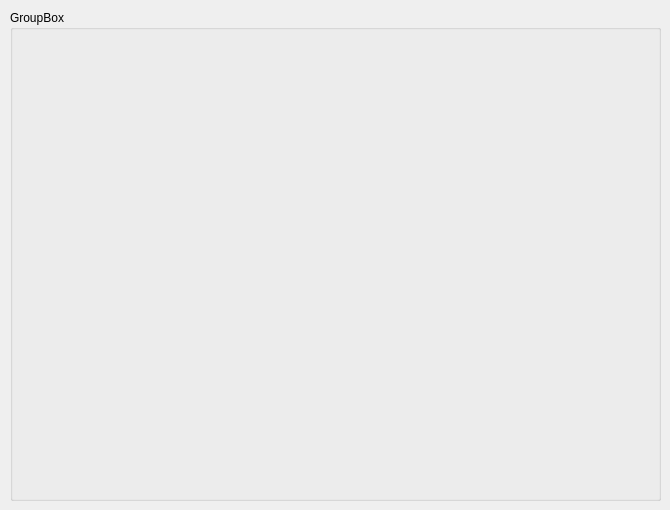
<?xml version="1.0" encoding="UTF-8"?>
<ui version="4.0">
 <class>FrameWidget</class>
 <widget class="QWidget" name="FrameWidget">
  <property name="geometry">
   <rect>
    <x>0</x>
    <y>0</y>
    <width>670</width>
    <height>510</height>
   </rect>
  </property>
  <property name="windowTitle">
   <string>Form</string>
  </property>
  <widget class="QGroupBox" name="groupBox">
   <property name="geometry">
    <rect>
     <x>10</x>
     <y>10</y>
     <width>651</width>
     <height>491</height>
    </rect>
   </property>
   <property name="title">
    <string>GroupBox</string>
   </property>
   <widget class="QLabel" name="label_frame">
    <property name="geometry">
     <rect>
      <x>10</x>
      <y>20</y>
      <width>631</width>
      <height>461</height>
     </rect>
    </property>
    <property name="sizePolicy">
     <sizepolicy hsizetype="Fixed" vsizetype="Fixed">
      <horstretch>0</horstretch>
      <verstretch>0</verstretch>
     </sizepolicy>
    </property>
    <property name="text">
     <string/>
    </property>
    <property name="scaledContents">
     <bool>true</bool>
    </property>
   </widget>
  </widget>
 </widget>
 <resources/>
 <connections/>
</ui>
